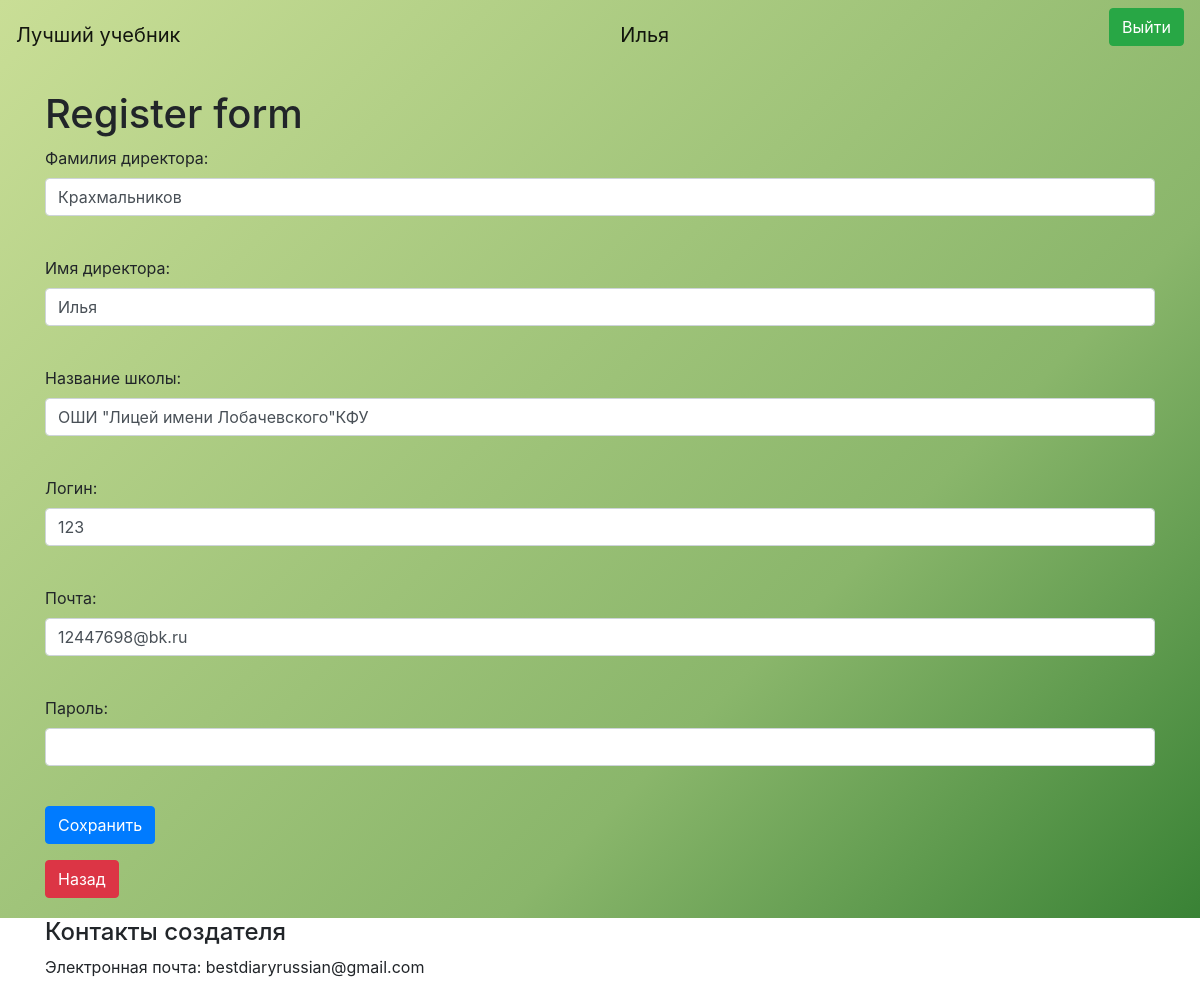
Screenshot of /newAdmin/1 (signed in) with the database file from the repository.
### data/admins.py (models this page shows, shortened)
class Admin(SqlAlchemyBase, UserMixin):
    __tablename__ = 'admins'
    id = sqlalchemy.Column(sqlalchemy.Integer,
                           primary_key=True, autoincrement=True)
    surname = sqlalchemy.Column(sqlalchemy.String, nullable=True)
    name = sqlalchemy.Column(sqlalchemy.String, nullable=True)
    login = sqlalchemy.Column(sqlalchemy.String, nullable=True)
    school = sqlalchemy.Column(sqlalchemy.String, nullable=True)
    email = sqlalchemy.Column(sqlalchemy.String, nullable=True)
    hashed_password = sqlalchemy.Column(sqlalchemy.String, nullable=True)

### main.py (the view, shortened to what this page needs)
@app.route('/newAdmin/<int:id>', methods=['GET', 'POST'])
def edit_admin(id):
    coc = request.cookies.get("coc", 0)
    if coc:
        us = coc.split(';')[1]
        nameUs = coc.split(';')[2]
        form = RegisterFormAdmin()
        if request.method == "GET":
            db_sess = db_session.create_session()
            admin = db_sess.query(Admin).filter(Admin.id == id).first()
            if admin:
                form.surname.data = admin.surname
                form.name.data = admin.name
                form.login.data = admin.login
                form.school.data = admin.school
                form.email.data = admin.email
            else:
                abort(404)
        return render_template('registerAdmin.html',
                               title='Редактирование директора',
                               form=form, us=us, nameUs=nameUs)
    else:
        return redirect('/')

### forms/admin.py
class RegisterFormAdmin(FlaskForm):
    surname = StringField('Фамилия директора:', validators=[DataRequired()])
    name = StringField('Имя директора:', validators=[DataRequired()])
    school = StringField('Название школы:', validators=[DataRequired()])
    login = StringField('Логин:', validators=[DataRequired()])
    email = EmailField('Почта:', validators=[DataRequired()])
    password = PasswordField('Пароль:', validators=[DataRequired()])
    submit = SubmitField('Сохранить')

### data/db_session.py (called while the page is built)
def create_session() -> Session:
    global __factory
    return __factory()

### main.py (called while the page is built)
@login_manager.user_loader
def load_user(user_id):
    db_sess = db_session.create_session()
    return db_sess.query(User).get(user_id)

### templates/registerAdmin.html (shortened to what this page needs)
{% extends "base.html" %}
{% block content %}
<h1>Register form</h1>
<form action="" method="post">
    <p>
        {{ form.surname.label }}<br>
        {{ form.surname(class="form-control") }}<br>
    </p>
    <p>
        {{ form.name.label }}<br>
        {{ form.name(class="form-control") }}<br>
    </p>
    <p>
        {{ form.school.label }}<br>
        {{ form.school(class="form-control") }}<br>
    </p>
    <p>
        {{ form.login.label }}<br>
        {{ form.login(class="form-control") }}<br>
    </p>
    <p>
        {{ form.email.label }}<br>
        {{ form.email(class="form-control", type="email") }}<br>
    </p>
    <p>
        {{ form.password.label }}<br>
        {{ form.password(class="form-control", type="password") }}<br>
    </p>
    <p>{{ form.submit(type="submit", class="btn btn-primary") }}</p>
</form>
<a href="/developer" class="btn btn-danger">
    Назад
</a>
{% endblock %}

### templates/base.html (shortened to what this page needs)
<!doctype html>
<html lang="en">
<head>
    <link rel="stylesheet"
          href="https://stackpath.bootstrapcdn.com/bootstrap/4.4.1/css/bootstrap.min.css"
>
</head>
<body>
{% if bg == "img" %}
<div class="custom-div_image_1">
{% else %}
<div class="custom-div">
{% endif %}
    <header>
        <nav class="navbar navbar-light">
            <a class="navbar-brand" href="#">Лучший учебник</a>
            {% if us != "None" %}
                <a class="navbar-brand" href="/logout">{{ nameUs }}</a>
                <p>
                    <a class="btn btn-success" href="/logout">Выйти</a>
                </p>
            {% else %}
                <p>
                    <a class="btn btn-success" href="/login">Войти</a>
                </p>
            {% endif %}
        </nav>
    </header>
    <main role="main" class="container">
        {% block content %}{% endblock %}
    </main>
</div>
<footer>
    <div class="custom-center">
        <div class="container">
            <div class="row">
                <div class="col-md-6">
                    <h4>Контакты создателя</h4>
                    <p>Электронная почта: bestdiaryrussian@gmail.com</p>
                </div>
            </div>
        </div>
    </div>
</footer>
</body>
</html>

### templates/base.html (style rules this page uses)
main { min-height: 700px; max-width: 800px; margin: 0 auto; padding: 20px; }
.custom-div { background: linear-gradient(135deg, #c9de96 0%,#8ab66b 67%,#398235 100%); }
.custom-center { align-items: center }

### rows the page displays
Admin: name "Илья", surname "Крахмальников", school "ОШИ \"Лицей имени Лобачевского\"КФУ", login "123", email "12447698@bk.ru"
